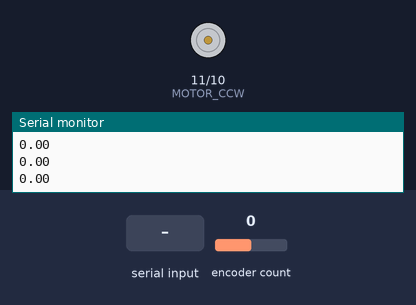
A sketch run on a simulated Arduino Uno, built with avr-gcc and run on an emulated ATmega328P. Parts: motor-driver pin pairs drawn as motors (green arrow = first pin HIGH = forward, orange = second pin HIGH = backward, longer = more drive, scaled by the enable pin), the last lines printed to the serial monitor. The inputs (shaded band) are chosen by the test bench; at power-on: encoder count 0.

Above: at 1.2 s.
1.3 s: encoder count set to 1
At 1.8 s:
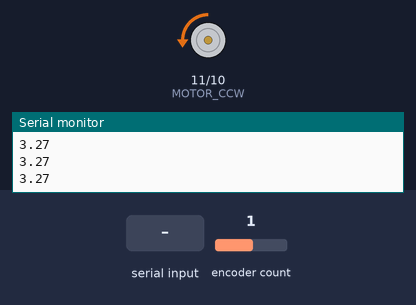
2.8 s: "5\n" received over Serial
At 3.4 s:
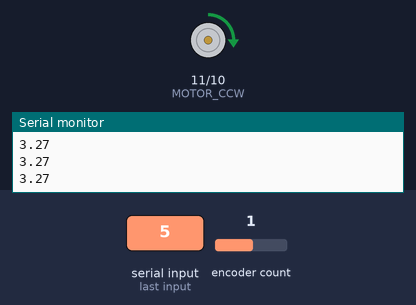
5.8 s: encoder count set to 2
At 6.7 s:
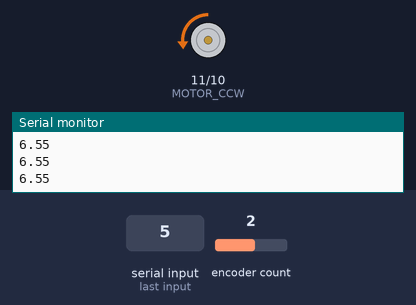
Timing chart, 0 to 8.3 s (numbered marks = the images above; inputs shaded):
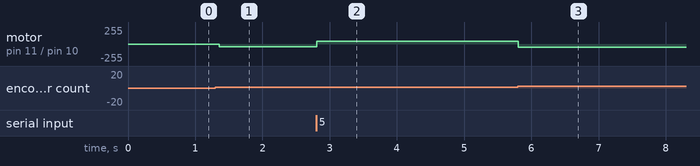

Measured:
- after the input at 1.3 s, motor on pin 11 (MOTOR_CCW) / pin 10 (MOTOR_CW): stopped → backward 42/255 after 0.06 s
- after the input at 2.8 s, motor on pin 11 (MOTOR_CCW) / pin 10 (MOTOR_CW): backward 42/255 → forward 42/255 at once
- after the input at 5.8 s, motor on pin 11 (MOTOR_CCW) / pin 10 (MOTOR_CW): forward 42/255 → backward 46/255 at once

The sketch:

pidsofi.ino
```cpp
#include <PIDController.h>
#include <Encoder.h>

#define ENCODER_A 2
#define ENCODER_B 3
#define enA 9
#define MOTOR_CW 10
#define MOTOR_CCW 11

PIDController pid;

float encoder_count=0;
float enc_degree=0;
int tempInput;
int degreeInput;
int motor_pwm_value;
int Power_In_Percents;

Encoder myEnc(ENCODER_B, ENCODER_A);

float Kp=10;
float Ki=2;
float Kd=2;


void forward(){ //help the move function to move forward
  digitalWrite(MOTOR_CW, HIGH);
  digitalWrite(MOTOR_CCW, LOW);
  }


void reverse(){ //help the move function to move reverse
  digitalWrite(MOTOR_CW, LOW);
  digitalWrite(MOTOR_CCW, HIGH);
}

float tick_to_deg(long tick){ //440 פולסים לסיבוב מלא
return tick*360.0/440.0;
}

 void GetInput(){
  tempInput = Serial.parseFloat();
  Serial.read();
  if (tempInput<-15 || tempInput>15){ //check the degree
    Serial.print("Please write angle between -15 degrees to 15 degrees");
  }
  else{
    degreeInput = tempInput;
  }
}
void normalto360(){//keep the angle in the range -360 to 360 deegres
  if (abs(enc_degree)>360){
      if (enc_degree<0)
          enc_degree=enc_degree+360;
      else
          enc_degree=enc_degree-360;
  }
}

void checkmove(){ //check the needed direction
  if (enc_degree>degreeInput)
      forward();
  else
      reverse();
}

void setup() {
  //define pins
  Serial.begin(9600);
  pinMode(enA, OUTPUT);
  pinMode(MOTOR_CW, OUTPUT);
  pinMode(MOTOR_CCW, OUTPUT);

  // Set initial rotation direction
  digitalWrite(MOTOR_CW, HIGH);
  digitalWrite(MOTOR_CCW, LOW);

pid.begin(); // Initialize the PID controller
pid.limit(-180, 180); // The PID output can be limited to values between -255 to 255
pid.tune(Kp, Ki, Kd); // Set PID parameters - Kp,Ki,Kd
pid.setpoint(0);
Serial.print("Write the angle you want to send to the motor");
  }
void loop() {
    Serial.println(enc_degree);
 if (Serial.available()>0){
     GetInput();
    }
  encoder_count = myEnc.read();
  enc_degree = tick_to_deg(encoder_count);
  normalto360();
  motor_pwm_value = float(pid.compute(enc_degree));
  checkmove();
  analogWrite(enA, abs(motor_pwm_value));
  delay(1);
  }
```
